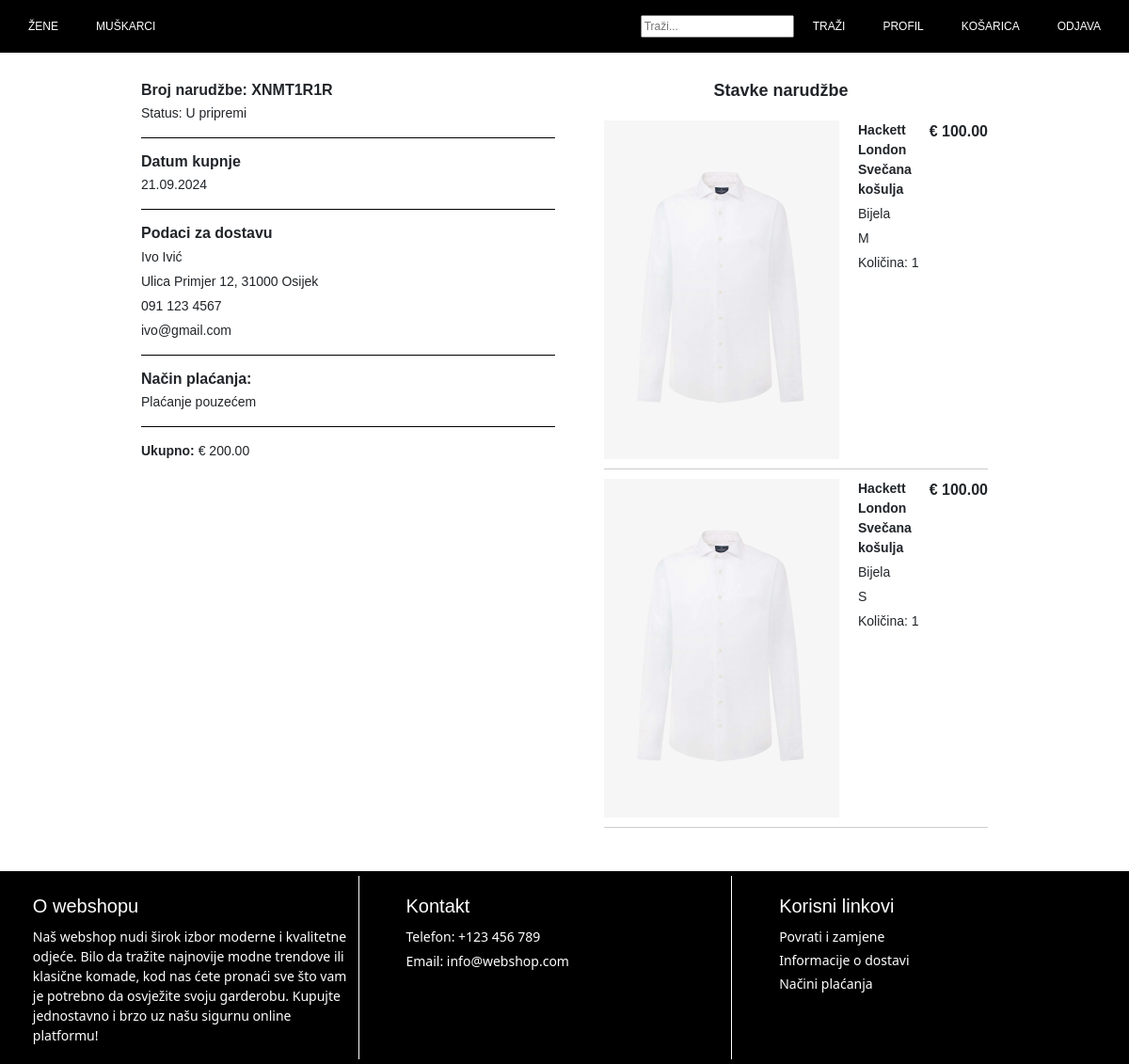
The page /webshop/order_details/41/ (signed in) on the database as committed earlier.
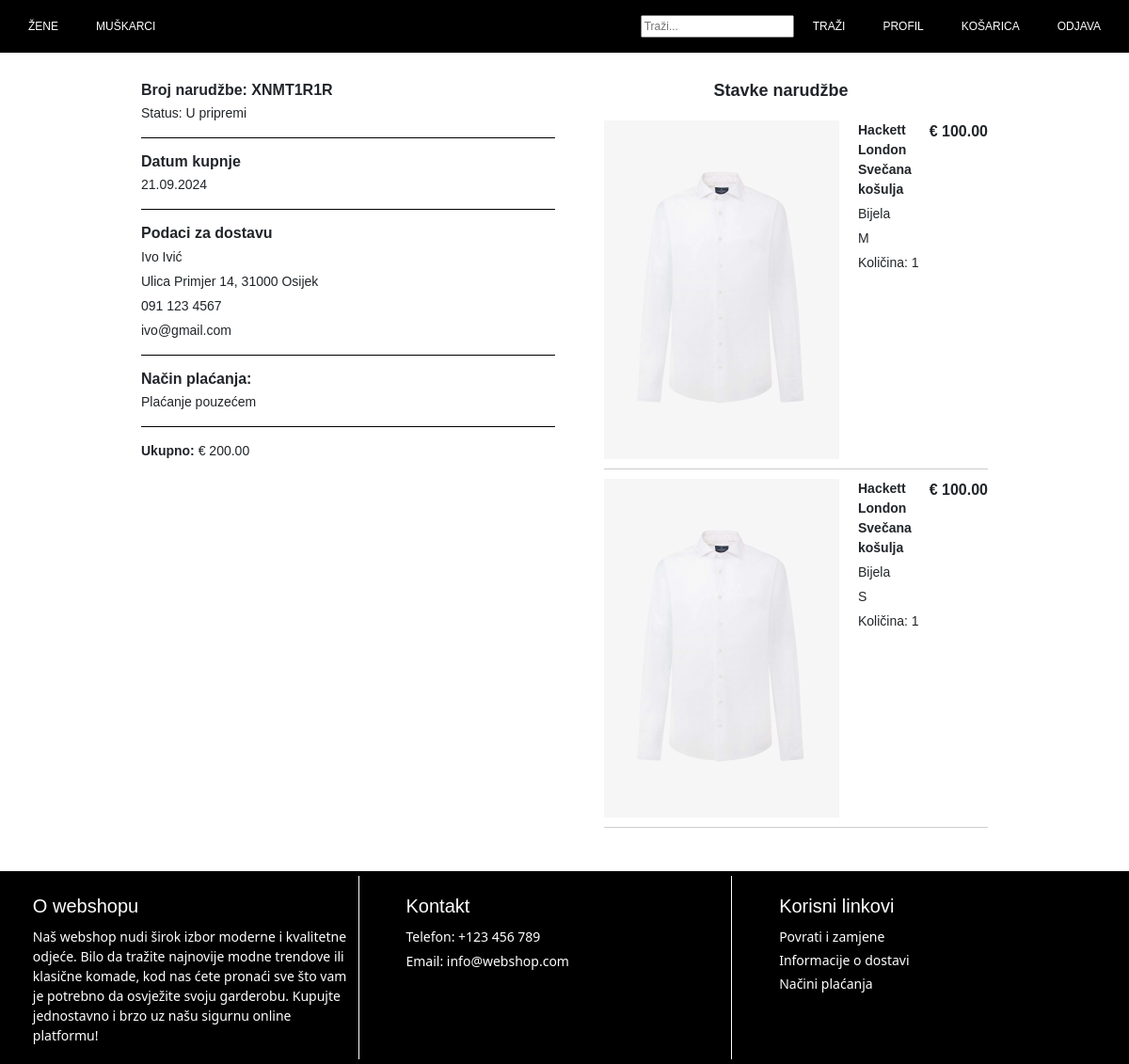
The same page on the database as committed later.
### webshop/models.py (models this page shows, shortened)
class Order(models.Model):
    STATUS_CHOICES = (
        ('IP', 'U pripremi'),
        ('SP', 'Poslano'),
        ('DL', 'Dostavljeno'),
        ('RE', 'Odbijeno'),
    )
    PAYMENT_METHOD_CHOICES = (
        ('PP', 'Plaćanje pouzećem'),
        ('IB', 'Internetsko bankarstvo'),
        ('CC', 'Kartično plaćanje'),
    )
    account = models.ForeignKey(Account, on_delete=models.CASCADE)
    date_ordered = models.DateTimeField(auto_now_add=True)
    status = models.CharField(max_length=2, choices=STATUS_CHOICES, default='IP')
    payment_method = models.CharField(max_length=2, choices=PAYMENT_METHOD_CHOICES)
    order_number = models.CharField(max_length=10, unique=True, default=generate_order_number, editable=False)
    items = models.ManyToManyField('OrderItem', related_name='order_items', blank=True)

class Account(models.Model):
    user = models.OneToOneField(User, on_delete=models.CASCADE)
    name = models.CharField(max_length=255)
    surname = models.CharField(max_length=255)
    phone = models.CharField(max_length=20)
    email = models.EmailField(unique=True)
    city = models.CharField(max_length=255)
    postal_number = models.CharField(max_length=255)
    street = models.CharField(max_length=255)
    house_number = models.CharField(max_length=255)
    iban = models.CharField(max_length=34, blank=True, null=True)
    bank = models.CharField(max_length=255, blank=True, null=True)

### webshop/views.py (the view)
# urls.py: path('order_details/<int:order_id>/', views.order_details_view, name='order_details'),
def order_details_view(request, order_id):
    order = get_object_or_404(Order, id=order_id)
    order_items = order.items_in_order.all()
    total_price = sum(item.total_price() for item in order_items)
    context = {
        'order': order,
        'order_items': order_items,
        'total_price': total_price,
    }
    return render(request, 'webshop/order_details.html', context)

### webshop/authentication.py (called while the page is built)
    def get_user(self, user_id):
        try:
            return User.objects.get(pk=user_id)
        except ObjectDoesNotExist:
            return None

### webshop/models.py (called while the page is built)
    def total_price(self):
        return self.quantity * self.product.product.price

### webshop/templates/webshop/order_details.html (shortened to what this page needs)
{% extends 'webshop/base.html' %}
{% load static %}
{% block extra_css %}
<link rel="stylesheet" href="{% static 'webshop/css/order_details.css' %}">
{% endblock %}
{% block content %}
<div class="order-details-container">
    <div class="order-details-info">
        <div>
            <h2><strong>Broj narudžbe:</strong> {{ order.order_number }}</h2>
            <p>Status: {{ order.get_status_display }}</p>
        </div>
        <div>
            <h2>Datum kupnje</h2>
            <p>{{ order.date_ordered|date:"d.m.Y" }}</p>
        </div>
        <div>
            <h2>Podaci za dostavu</h2>
            <p>{{ order.account.name }} {{ order.account.surname }}</p>
            <p>{{ order.account.street }} {{ order.account.house_number }}, {{ order.account.postal_number }} {{ order.account.city }}</p>
            <p>{{ order.account.phone }}</p>
            <p>{{ order.account.email }}</p>
        </div>
        <div>
            <h2>Način plaćanja:</h2>
            <p>{{ order.get_payment_method_display }}</p>
        </div>
        <div>
            <p><strong>Ukupno:</strong> € {{ total_price }}</p>
        </div>
    </div>
    <div class="order-items">
        <h2>Stavke narudžbe</h2>
        <ul>
            {% for item in order_items %}
            <li class="order-item">
                <div class="order-item-image">
                    <img src="{{ item.product.main_image.url }}" alt="{{ item.product.product.name }}">
                </div>
                <div class="order-item-details">
                    <p><strong>{{ item.product.product.name }}</strong></p>
                    <p>{{ item.product.color.name }}</p>
                    <p>{{ item.size }}</p>
                    <p>Količina: {{ item.quantity }}</p>
                </div>
                <div class="order-item-actions">
                    <p><strong>€ {{ item.product.product.price }}</strong></p>
                </div>
            </li>
            {% endfor %}
        </ul>
    </div>
</div>
{% endblock %}

Rows that differ between the two databases and show on the page:
changed through a linked row, Order "XNMT1R1R": account.house_number "12" → "14"
